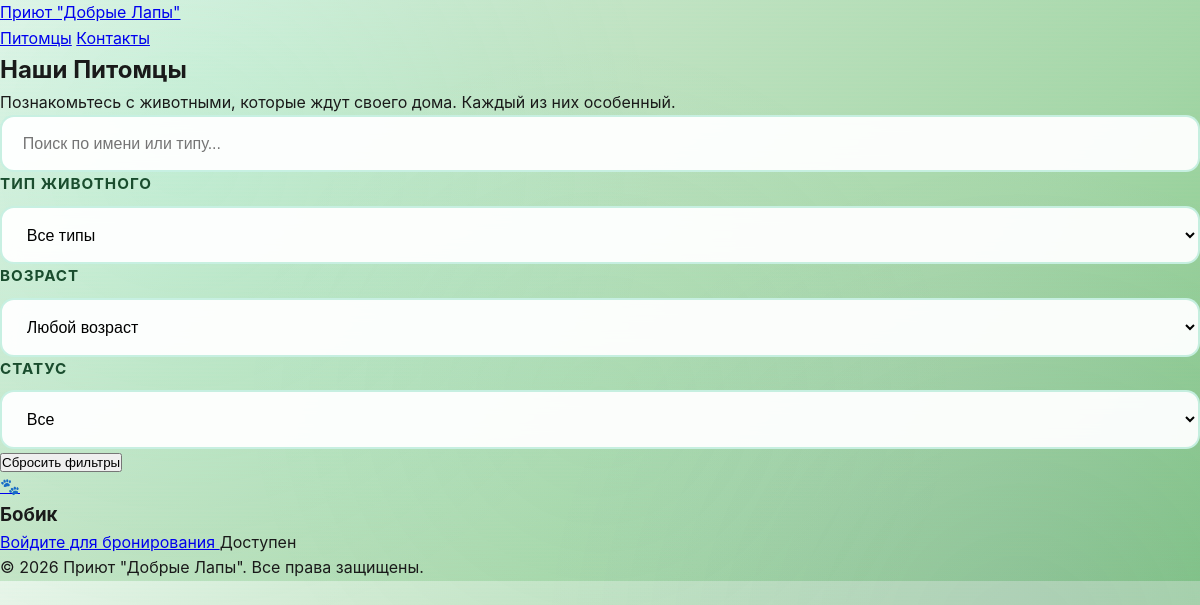
Before: / with the older database file.
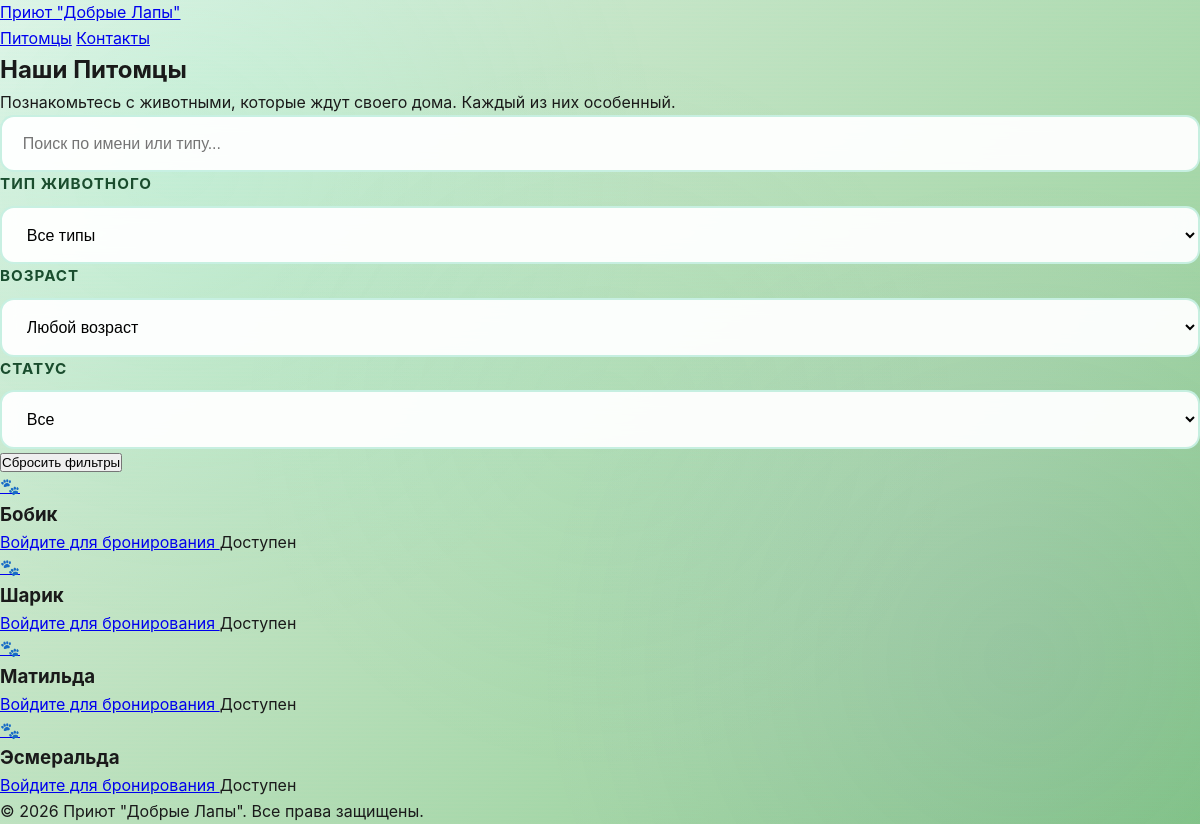
After: the same page with the newer database file.
### shelter/models.py (models this page shows)
class Animal(models.Model):
    STATUS = [('free','Свободен'),('booked','Забронирован')]
    name = models.CharField(max_length=100)
    type = models.CharField(max_length=50)
    age = models.IntegerField()
    status = models.CharField(max_length=10, choices=STATUS, default='free')
    @property
    def is_booked(self):
        return AdoptionRequest.objects.filter(animal=self, status='approved').exists()

### shelter/views.py (the view, shortened to what this page needs)
# urls.py: path('', include('shelter.urls')),  # главная страница — animals_list
def animals_list(request):
    animals = Animal.objects.all()
    return render(request, 'shelter/animals_list.html', {'animals': animals})

### shelter/templates/shelter/animals_list.html (shortened to what this page needs)
{% extends 'shelter/base.html' %}
{% load static %}
{% block content %}
<section class="container mx-auto px-4 py-12">
    <div class="text-center mb-12">
        <h1 class="text-4xl md:text-5xl font-bold mb-4">Наши Питомцы</h1>
        <p class="text-gray-600 text-lg max-w-2xl mx-auto">
            Познакомьтесь с животными, которые ждут своего дома. Каждый из них особенный.
        </p>
    </div>
    <div class="max-w-4xl mx-auto mb-12">
        <div class="bg-white rounded-2xl shadow-lg p-6">
            <div class="space-y-4">
                <input type="text" id="animal-search" placeholder="Поиск по имени или типу..." class="form-input w-full p-3 rounded-lg border" value="{{ search_query|default:'' }}">
                <div class="grid md:grid-cols-3 gap-4">
                    <div>
                        <label class="form-label">Тип животного</label>
                        <select name="animal_type" class="form-select w-full p-2 rounded border">
                            <option value="">Все типы</option>
                        </select>
                    </div>
                    <div>
                        <label class="form-label">Возраст</label>
                        <select name="age" class="form-select w-full p-2 rounded border">
                            <option value="">Любой возраст</option>
                        </select>
                    </div>
                    <div>
                        <label class="form-label">Статус</label>
                        <select name="status" class="form-select w-full p-2 rounded border">
                            <option value="">Все</option>
                        </select>
                    </div>
                </div>
                {% url 'animals_list' as animals_url %}
                <button type="button" onclick="window.location.href='{{ animals_url }}'" class="text-purple-600 hover:text-purple-700 font-semibold mt-4">
                    Сбросить фильтры
                </button>
            </div>
        </div>
    </div>
    <div class="grid md:grid-cols-2 lg:grid-cols-3 xl:grid-cols-4 gap-6">
        {% for animal in animals %}
        <div class="bg-white rounded-2xl shadow-lg overflow-hidden">
            <a href="{% url 'animal_detail' animal.id %}">
                {% if animal.image %}
                <img src="{{ animal.image.url }}" alt="{{ animal.name }}" class="w-full h-48 object-cover">
                {% else %}
                <div class="flex items-center justify-center h-48 text-6xl">🐾</div>
                {% endif %}
            </a>
            <div class="p-4">
                <h3 class="font-bold text-xl mb-2">{{ animal.name }}</h3>
                {% if animal.is_booked %}
                    <button disabled class="mt-2 w-full bg-gray-400 text-white py-2 rounded">Забронирован</button>
                {% else %}
                    {% if user.is_authenticated %}
                        <button onclick="bookAppointment('{{ animal.id }}')" class="mt-2 w-full bg-purple-600 text-white py-2 rounded hover:bg-purple-700">
                            Забронировать встречу
                        </button>
                    {% else %}
                        <a href="{% url 'login' %}?next={% url 'animal_detail' animal.id %}" class="mt-2 w-full block bg-purple-600 text-white py-2 rounded text-center hover:bg-purple-700">
                            Войдите для бронирования
                        </a>
                    {% endif %}
                {% endif %}
                <span class="text-sm mt-2 {% if animal.status == 'free' %}text-green-600{% else %}text-yellow-600{% endif %}">
                    {% if animal.status == 'free' %}Доступен{% else %}Забронирован{% endif %}
                </span>
            </div>
        </div>
        {% endfor %}
    </div>
</section>
{% endblock %}

### shelter/templates/shelter/base.html (shortened to what this page needs)
{% load static %}
<!DOCTYPE html>
<html lang="ru">
<head>
    <link href="{% static 'shelter/css/style.css' %}" rel="stylesheet">
    <link rel="stylesheet" href="/static/css/main.e6c13ad2.css">
</head>
<body class="bg-gray-100 font-sans">
    <header class="bg-purple-600 text-white py-4 shadow">
        <div class="container mx-auto px-4 flex justify-between items-center">
            <a href="{% url 'animals' %}" class="font-bold text-xl">Приют "Добрые Лапы"</a>
            <nav>
                <a href="{% url 'animals' %}" class="mr-4 hover:text-gray-200">Питомцы</a>
                <a href="{% url 'contact' %}" class="hover:text-gray-200">Контакты</a>
            </nav>
        </div>
    </header>
    <main>
        {% block content %}{% endblock %}
    </main>
    <footer class="bg-purple-600 text-white py-6 mt-12">
        <div class="container mx-auto px-4 text-center">
            © 2026 Приют "Добрые Лапы". Все права защищены.
        </div>
    </footer>
</body>
</html>

### shelter/static/shelter/css/style.css (style rules this page uses)
:root { --forest-dark: #1a4d2e; --forest-main: #2d7a4f; --leaf-bright: #4ecca3; --mint-fresh: #7df9c0; --sage-light: #e8f5e9; --neon-cyan: #00ffc6; --neon-violet: #a855f7; --neon-blue: #3b82f6; --neon-pink: #ec4899; --electric-lime: #84ff00; --gradient-nature: linear-gradient(135deg, #1a4d2e 0%, #4ecca3 100%); --gradient-cyber: linear-gradient(135deg, #00ffc6 0%, #a855f7 50%, #ec4899 100%); --gradient-organic: linear-gradient(120deg, #2d7a4f 0%, #4ecca3 50%, #7df9c0 100%); --gradient-glow: linear-gradient(135deg, #84ff00 0%, #00ffc6 100%); --bg-primary: #0f2027; --bg-card: rgba(255, 255, 255, 0.95); --bg-glass: rgba(255, 255, 255, 0.12); --bg-dark-glass: rgba(26, 77, 46, 0.15); --shadow-soft: 0 4px 20px rgba(29, 122, 79, 0.2); --shadow-medium: 0 8px 32px rgba(29, 122, 79, 0.3); --shadow-strong: 0 15px 50px rgba(29, 122, 79, 0.4); --glow-cyan: 0 0 25px rgba(0, 255, 198, 0.6), 0 0 50px rgba(0, 255, 198, 0.3); --glow-violet: 0 0 25px rgba(168, 85, 247, 0.6), 0 0 50px rgba(168, 85, 247, 0.3); --glow-nature: 0 0 30px rgba(78, 204, 163, 0.5); }
* { margin: 0; padding: 0; box-sizing: border-box; }
body { font-family: 'Space Grotesk', 'Inter', -apple-system, sans-serif; background: linear-gradient(135deg, #e8f5e9 0%, #c8e6c9 30%, #a5d6a7 70%, #81c784 100%); color: #1a1a1a; line-height: 1.6; overflow-x: hidden; position: relative; }
body::before { content: ''; position: fixed; inset: 0; background: radial-gradient(circle at 15% 20%, rgba(0, 255, 198, 0.08), transparent 40%), radial-gradient(circle at 85% 80%, rgba(168, 85, 247, 0.08), transparent 40%), radial-gradient(circle at 50% 50%, rgba(78, 204, 163, 0.05), transparent 50%); z-index: -1; animation: breathe 12s ease-in-out infinite; }
body::after { content: ''; position: fixed; inset: 0; background-image: repeating-linear-gradient(0deg, transparent, transparent 2px, rgba(0, 255, 198, 0.03) 2px, rgba(0, 255, 198, 0.03) 4px); z-index: -1; opacity: 0.3; }
.form-label { display: block; margin-bottom: 0.6rem; font-weight: 700; color: var(--forest-dark); font-size: 0.95rem; text-transform: uppercase; letter-spacing: 1px; }
.form-input, .form-select, .form-textarea { width: 100%; padding: 1.1rem 1.3rem; border: 2px solid rgba(78, 204, 163, 0.3); border-radius: 14px; font-size: 1rem; transition: all 0.4s cubic-bezier(0.34, 1.56, 0.64, 1); background: rgba(255, 255, 255, 0.95); backdrop-filter: blur(10px); }

### staticfiles/css/main.e6c13ad2.css (style rules this page uses)
body { -webkit-font-smoothing:antialiased;-moz-osx-font-smoothing:grayscale;font-family:-apple-system,BlinkMacSystemFont,Segoe UI,Roboto,Oxygen,Ubuntu,Cantarell,Fira Sans,Droid Sans,Helvetica Neue,sans-serif;margin:0 }

Changed rows visible on the page:
added Animal: name "Шарик", shows "Войдите для бронирования", status "Доступен"
added Animal: name "Матильда", shows "Войдите для бронирования", status "Доступен"
added Animal: name "Эсмеральда", shows "Войдите для бронирования", status "Доступен"
